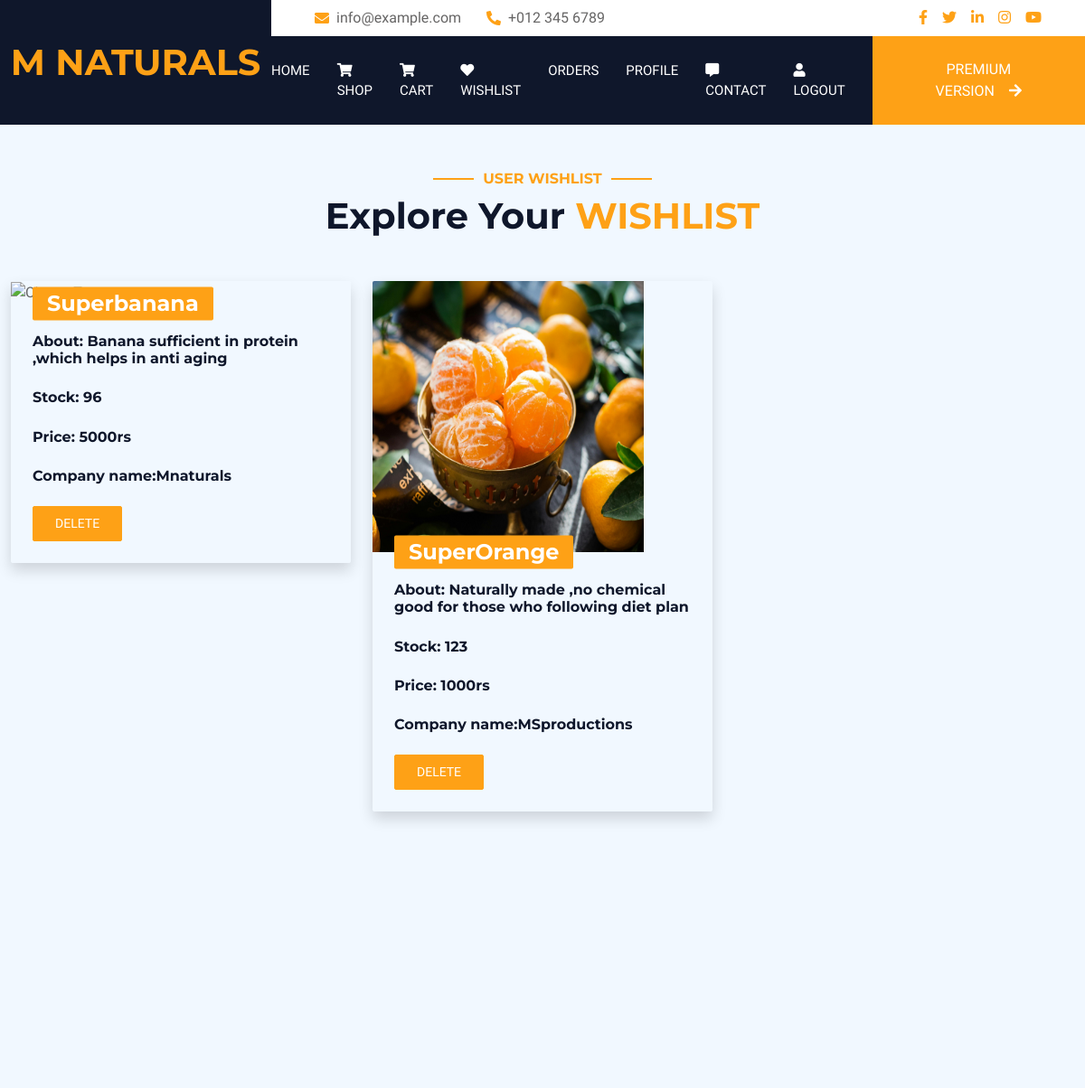
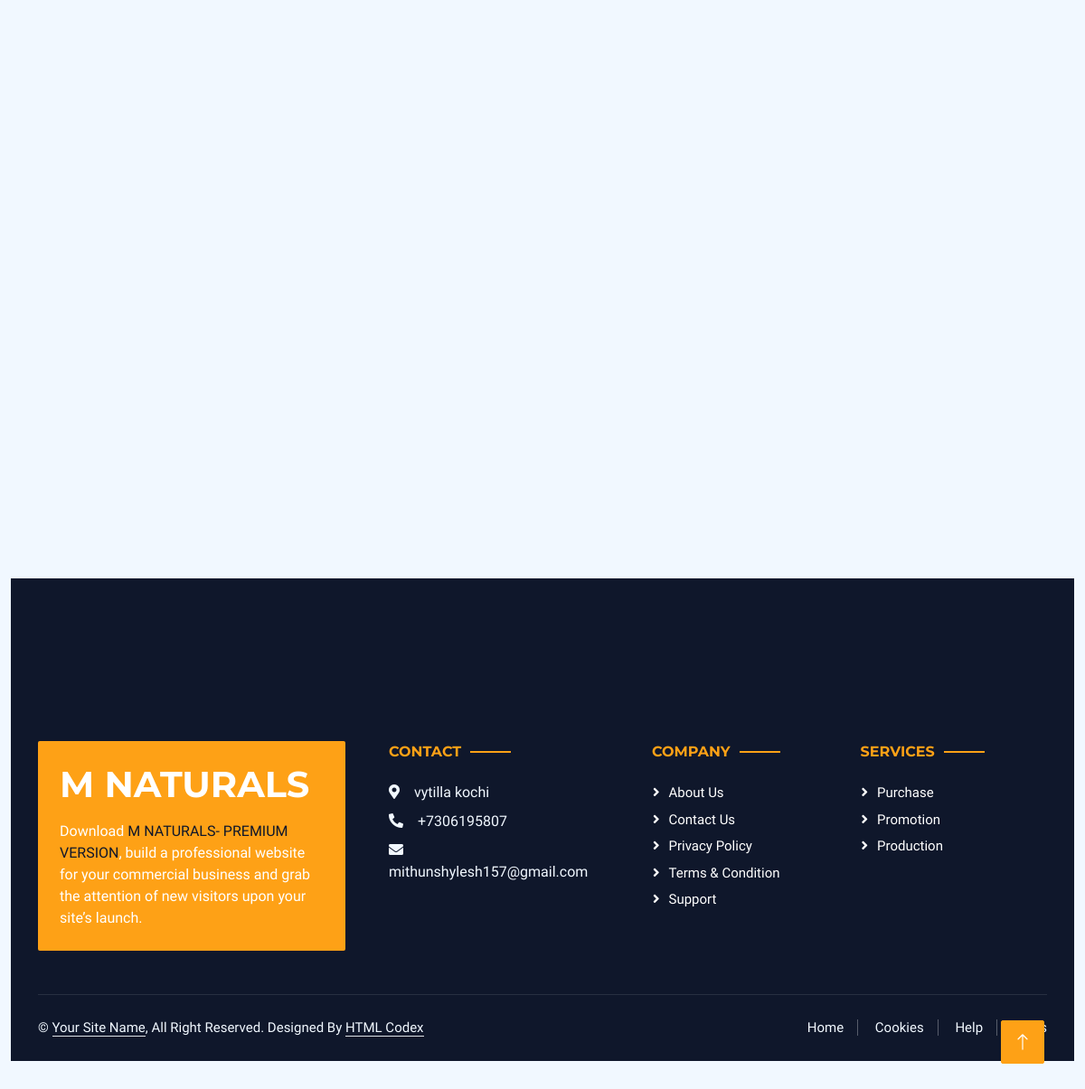
The app's page /userwishlist (signed in) with its own data (2 pictures, top to bottom).
### mapp/models.py (models this page shows)
class wish(models.Model):
    user_details = models.ForeignKey(reg, on_delete=models.CASCADE)
    product_details = models.ForeignKey(product, on_delete=models.CASCADE)
    company_details = models.ForeignKey(company_reg, on_delete=models.CASCADE)
    quantity = models.IntegerField(default=1, null=True)
    total_price = models.IntegerField(default=500, )

class product(models.Model):
    pname=models.CharField(max_length=20)
    company_details=models.ForeignKey(company_reg,on_delete=models.CASCADE)
    cost=models.IntegerField()
    stock=models.IntegerField()
    image=models.FileField()
    definition=models.CharField(max_length=500)
    status=models.CharField(max_length=20,default="pending")

class company_reg(models.Model):
    company_name=models.CharField(max_length=20)
    company_address=models.CharField(max_length=100)
    company_email=models.EmailField()
    company_condactno=models.IntegerField()
    owner_name=models.CharField(max_length=20)
    owner_adharphoto=models.FileField()
    company_username=models.CharField(max_length=20)
    company_password=models.CharField(max_length=10)
    status=models.CharField(max_length=20)
    payment_status=models.CharField(max_length=20)

### mapp/views.py (the view)
# urls.py: path('userwishlist',views.userwishlist),
def userwishlist(re):
    if 'user' in re.session:
        bata = reg.objects.get(username=re.session['user'])
        data = wish.objects.filter(user_details=bata)
        print(data)
        qty = 0
        total = 0
        for i in data:
            qty += i.quantity
            total += i.product_details.cost* i.quantity
        if not data:
            return render(re, 'user/userwishlist.html')
        return render(re, 'user/userwishlist.html', {'data': data})
    return render(re, 'login.html')

### templates/user/userwishlist.html (shortened to what this page needs)
<!DOCTYPE html>
<html lang="en">
<head>
    {% load static %}
    <link href="https://cdnjs.cloudflare.com/ajax/libs/font-awesome/5.10.0/css/all.min.css" rel="stylesheet">
    <link href="https://cdn.jsdelivr.net/npm/bootstrap-icons@1.4.1/font/bootstrap-icons.css" rel="stylesheet">
    <link href="lib/animate/animate.min.css" rel="stylesheet">
    <link href="lib/owlcarousel/assets/owl.carousel.min.css" rel="stylesheet">
    <link href="{% static 'lib/tempusdominus/css/tempusdominus-bootstrap-4.min.css' %}" rel="stylesheet" />
    <link href="{% static 'css/bootstrap.min.css' %}" rel="stylesheet">
    <link href="{% static 'css/style.css' %}" rel="stylesheet">
</head>
<body>
        <div class="container-fluid bg-dark px-0">
            <div class="row gx-0">
                <div class="col-lg-3 bg-dark d-none d-lg-block">
                    <a href="/" class="navbar-brand w-100 h-100 m-0 p-0 d-flex align-items-center justify-content-center">
                        <h1 class="m-0 text-primary text-uppercase">M naturals</h1>
                    </a>
                </div>
                <div class="col-lg-9">
                    <div class="row gx-0 bg-white d-none d-lg-flex">
                        <div class="col-lg-7 px-5 text-start">
                            <div class="h-100 d-inline-flex align-items-center py-2 me-4">
                                <i class="fa fa-envelope text-primary me-2"></i>
                                <p class="mb-0">info@example.com</p>
                            </div>
                            <div class="h-100 d-inline-flex align-items-center py-2">
                                <i class="fa fa-phone-alt text-primary me-2"></i>
                                <p class="mb-0">+012 345 6789</p>
                            </div>
                        </div>
                        <div class="col-lg-5 px-5 text-end">
                            <div class="d-inline-flex align-items-center py-2">
                                <a class="me-3" href=""><i class="fab fa-facebook-f"></i></a>
                                <a class="me-3" href=""><i class="fab fa-twitter"></i></a>
                                <a class="me-3" href=""><i class="fab fa-linkedin-in"></i></a>
                                <a class="me-3" href=""><i class="fab fa-instagram"></i></a>
                                <a class="" href=""><i class="fab fa-youtube"></i></a>
                            </div>
                        </div>
                    </div>
                    <nav class="navbar navbar-expand-lg bg-dark navbar-dark p-3 p-lg-0">
                       <div class="collapse navbar-collapse justify-content-between" id="navbarCollapse">
                            <div class="navbar-nav mr-auto py-0">
                                <a href="userlogin" class="nav-item nav-link">Home</a>
                                <a href="usershop" class="nav-item nav-link"><i class="fas fa-shopping-cart"aria-hidden="true"></i> Shop</a>
                                <a href="usercart" class="nav-item nav-link"><i class="fas fa-shopping-cart"></i> Cart</a>
                                <a href="userwishlist" class="nav-item nav-link"><i class="fas fa-heart"></i> Wishlist</a>
                                <a href="bookingdetails" class="nav-item nav-link">ORDERS</a>
                                <a href="userprofile" class="nav-item nav-link">Profile</a>
                                <a href="usercondact" class="nav-item nav-link"><i class="fas fa-comment-alt" aria-hidden="true"></i> contact</a>
                                <a href="logout" class="nav-item nav-link"><i class="fa fa-user" aria-hidden="true"></i> Logout</a>
                            </div>
                            <a href="https://htmlcodex.com/hotel-html-template-pro" class="btn btn-primary rounded-0 py-4 px-md-5 d-none d-lg-block">Premium Version<i class="fa fa-arrow-right ms-3"></i></a>
                        </div>
                    </nav>
                </div>
            </div>
        </div>
<div class="container-xxl py-5">
            <div class="container">
                <div class="text-center wow fadeInUp" data-wow-delay="0.1s">
                    <h6 class="section-title text-center text-primary text-uppercase">User Wishlist</h6>
                    <h1 class="mb-5">Explore Your <span class="text-primary text-uppercase">Wishlist</span></h1>
                </div>
            </div>
        <div class="row g-4">
            {% for i in data %}
                    <div class="col-lg-4 col-md-6 wow fadeInUp" data-wow-delay="0.3s">
                        <div class="room-item shadow rounded overflow-hidden">
                            <div class="position-relative">
                                <img src=" {{i.product_details.image.url}} " class="img-rounded" alt="Cinque Terre" width="300" height="300" >
                                <h4 class="position-absolute start-0 top-100 translate-middle-y bg-primary text-white rounded py-1 px-3 ms-4"> {{i.product_details.pname}}</h4>
                            </div>
                            <div class="p-4 mt-2">
                                 <div class="d-flex justify-content-between mb-3">
                                     <h6 class="detail-box">About<span>: {{i.product_details.definition}}</span></h6>
                                </div>
                                <div class="d-flex justify-content-between mb-3">
                                     <h6 class="detail-box">Stock<span>: {{i.product_details.stock}}</span></h6>
                                </div>
                                <div class="d-flex justify-content-between mb-3">
                                     <h6 class="detail-box">Price<span>: {{i.product_details.cost}}rs</span></h6>
                                </div>
                                <div class="d-flex justify-content-between mb-3">
                                     <h6 class="detail-box">Company name<span>:{{i.product_details.company_details.company_name}}</span></h6>
                                </div>
                                <div class="d-flex justify-content-between">
                                    <a class="btn btn-sm btn-primary rounded py-2 px-4" href="deletewish/{{i.pk}}" >DELETE </a>
                                </div>
                            </div>
                        </div>
                    </div>
            {% endfor %}
        </div>
<br>
<br>
<br>
<br>
<br>
<br>
<br>
<br>
<br>
<br>
<br>
<br>
<br>
<br>
<br>
<br>
<br>
<br>
<br>
<br>
<br>
<br>
<br>
<br>
<br>
<br>
<br>
<br>
<br>
<br>
<br>
<br>
<br>
<br>
<br>
<br>
<br>
<br>
<br>
<br>
<br>
<br>
<br>
<br>
<footer>
<div>
        <div class="container-fluid bg-dark text-light footer wow fadeIn" data-wow-delay="0.1s">
            <div class="container pb-5">
                <div class="row g-5">
                    <div class="col-md-6 col-lg-4">
                        <div class="bg-primary rounded p-4">
                            <a href="index.html"><h1 class="text-white text-uppercase mb-3">M NATURALS</h1></a>
                            <p class="text-white mb-0">
								Download <a class="text-dark fw-medium" href="https://htmlcodex.com/hotel-html-template-pro">M NATURALS- PREMIUM VERSION</a>, build a professional website for your commercial business and grab the attention of new visitors upon your site’s launch.
							</p>
                        </div>
                    </div>
                    <div class="col-md-6 col-lg-3">
                        <h6 class="section-title text-start text-primary text-uppercase mb-4">Contact</h6>
                        <p class="mb-2"><i class="fa fa-map-marker-alt me-3"></i>vytilla kochi </p>
                        <p class="mb-2"><i class="fa fa-phone-alt me-3"></i>+7306195807</p>
                        <p class="mb-2"><i class="fa fa-envelope me-3"></i>mithunshylesh157@gmail.com</p>
                    </div>
                    <div class="col-lg-5 col-md-12">
                        <div class="row gy-5 g-4">
                            <div class="col-md-6">
                                <h6 class="section-title text-start text-primary text-uppercase mb-4">Company</h6>
                                <a class="btn btn-link" href="">About Us</a>
                                <a class="btn btn-link" href="">Contact Us</a>
                                <a class="btn btn-link" href="">Privacy Policy</a>
                                <a class="btn btn-link" href="">Terms & Condition</a>
                                <a class="btn btn-link" href="">Support</a>
                            </div>
                            <div class="col-md-6">
                                <h6 class="section-title text-start text-primary text-uppercase mb-4">Services</h6>
                                <a class="btn btn-link" href="">purchase</a>
                                <a class="btn btn-link" href="">promotion</a>
                                <a class="btn btn-link" href="">production</a>
                            </div>
                        </div>
                    </div>
                </div>
            </div>
            <div class="container">
                <div class="copyright">
                    <div class="row">
                        <div class="col-md-6 text-center text-md-start mb-3 mb-md-0">
                            &copy; <a class="border-bottom" href="#">Your Site Name</a>, All Right Reserved.
							Designed By <a class="border-bottom" href="https://htmlcodex.com">HTML Codex</a>
                        </div>
                        <div class="col-md-6 text-center text-md-end">
                            <div class="footer-menu">
                                <a href="">Home</a>
                                <a href="">Cookies</a>
                                <a href="">Help</a>
                                <a href="">FQAs</a>
                            </div>
                        </div>
                    </div>
                </div>
            </div>
        </div>
</div>
</footer>
        <a href="#" class="btn btn-lg btn-primary btn-lg-square back-to-top"><i class="bi bi-arrow-up"></i></a>
</body>
</html>

### static/css/style.css (style rules this page uses)
:root { --primary: #FEA116; --light: #F1F8FF; --dark: #0F172B; }
.fw-medium { font-weight: 500 !important; }
.back-to-top { position: fixed; display: none; right: 45px; bottom: 45px; z-index: 99; }
.btn { font-weight: 500; text-transform: uppercase; transition: .5s; }
.btn.btn-primary, .btn.btn-secondary { color: #FFFFFF; }
.btn-lg-square { width: 48px; height: 48px; }
.btn-square, .btn-sm-square, .btn-lg-square { padding: 0; display: flex; align-items: center; justify-content: center; font-weight: normal; border-radius: 2px; }
.navbar-dark .navbar-nav .nav-link { margin-right: 30px; padding: 25px 0; color: #FFFFFF; font-size: 15px; text-transform: uppercase; outline: none; }
.section-title { position: relative; display: inline-block; }
.section-title::before { position: absolute; content: ""; width: 45px; height: 2px; top: 50%; left: -55px; margin-top: -1px; background: var(--primary); }
.section-title::after { position: absolute; content: ""; width: 45px; height: 2px; top: 50%; right: -55px; margin-top: -1px; background: var(--primary); }
.section-title.text-start::before, .section-title.text-end::after { display: none; }
.footer { position: relative; margin-top: -110px; padding-top: 180px; }
.footer .btn.btn-link { display: block; margin-bottom: 5px; padding: 0; text-align: left; color: #FFFFFF; font-size: 15px; font-weight: normal; text-transform: capitalize; transition: .3s; }
.footer .btn.btn-link::before { position: relative; content: "\f105"; font-family: "Font Awesome 5 Free"; font-weight: 900; margin-right: 10px; }
.footer .copyright { padding: 25px 0; font-size: 15px; border-top: 1px solid rgba(256, 256, 256, .1); }
.footer .copyright a { color: var(--light); }
.footer .footer-menu a { margin-right: 15px; padding-right: 15px; border-right: 1px solid rgba(255, 255, 255, .3); }
.footer .footer-menu a:last-child { margin-right: 0; padding-right: 0; border-right: none; }

### records on screen
wish: product_details.pname "Superbanana", product_details.definition "Banana sufficient in protein ,which helps in anti aging", product_details.stock "96", product_details.cost "5000", product_details.company_details.company_name "Mnaturals"
wish: product_details.image (picture), product_details.pname "SuperOrange", product_details.definition "Naturally made ,no chemical good for those who following diet plan", product_details.stock "123", product_details.cost "1000", product_details.company_details.company_name "MSproductions"
